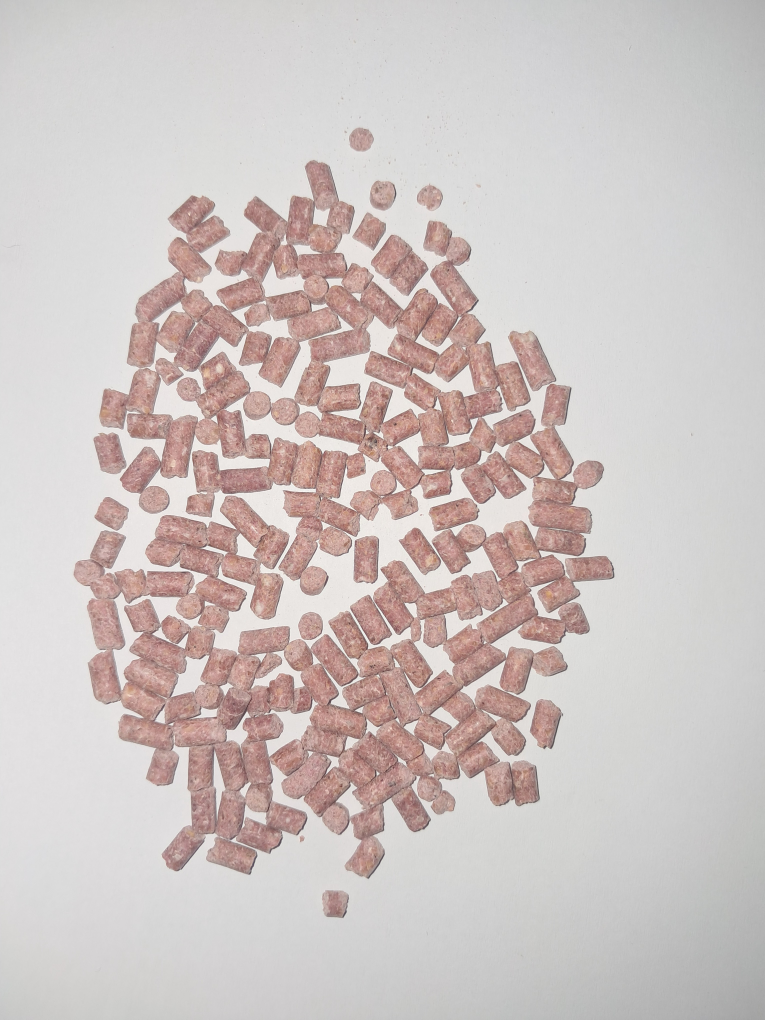
#> input picture images/20250829_202417.jpg, 3060 x 4080 px, found by its file name (shown at 1/4 size); its folder holds only this picture in this run
$ python dmap_for_SHHB.py
#> lines starting #> are read from the running program, lines starting #| are printed output that depends on the picture; after the words box and inside, x2 and y2 are one past the last pixel; in counts of white or black regions, pixels touching at a corner belong together
#> further down, image is the input picture: shape (4080, 3060, 3); mean R, G, B 205.3, 195.2, 193.2
#> (reads via_export_json.json from the repository)
'''
This script is for generating the ground truth density map
for ShanghaiTech PartB.
'''
import numpy as np
from scipy.ndimage.filters import gaussian_filter
from scipy.io import loadmat
import matplotlib.pyplot as plt
import os
import math
from tqdm import tqdm
import json


# def generate_fixed_kernel_densitymap(image,points,sigma=3):
#     '''
#     Use fixed size kernel to construct the ground truth density map
#     for ShanghaiTech PartB.
#     image: the image with type numpy.ndarray and [height,width,channel].
#     points: the points corresponding to heads with order [col,row].
#     sigma: the sigma of gaussian_kernel to simulate a head.
#     '''
#     # the height and width of the image
#     image_h = image.shape[0]
#     image_w = image.shape[1]

#     # coordinate of heads in the image
#     points_coordinate = points
#     # quantity of heads in the image
#     points_quantity = len(points_coordinate)

#     # generate ground truth density map
#     densitymap = np.zeros((image_h, image_w))
#     for point in points_coordinate:
#         c = min(int(round(point[0])),image_w-1)
#         r = min(int(round(point[1])),image_h-1)
#         densitymap[r,c] = 1
#     densitymap = gaussian_filter(densitymap, sigma=sigma, mode='constant')

#     total = densitymap.sum()
#     if total > 0:
#         densitymap = densitymap / total * points_quantity
#     else:
#         print('Warning: densitymap.sum() == 0 for image with', points_quantity, 'points')
#         # densitymap remains as is, or you can skip normalization
#     return densitymap

def generate_fixed_kernel_densitymap(image, points, sigma=4, resize=None):
    """
    Generate ground truth density map for CSRNet.
    image: numpy.ndarray (H, W, C)
    points: list of [x, y] coordinates
    sigma: Gaussian sigma
    resize: (W, H) if you want to resize both image and densitymap
    """
#> called with sigma = 4
    if resize is None:
        h, w = image.shape[0], image.shape[1]
#> h = 4080; w = 3060
        scale_x, scale_y = 1.0, 1.0
    else:
        h, w = resize[1], resize[0]
        scale_x = w / image.shape[1]
        scale_y = h / image.shape[0]

    densitymap = np.zeros((h, w))

    # Rescale annotation points
    points_resized = [(round(p[0] * scale_x), round(p[1] * scale_y)) for p in points]

    for x, y in points_resized:
        if 0 <= x < w and 0 <= y < h:
            densitymap[y, x] = 1
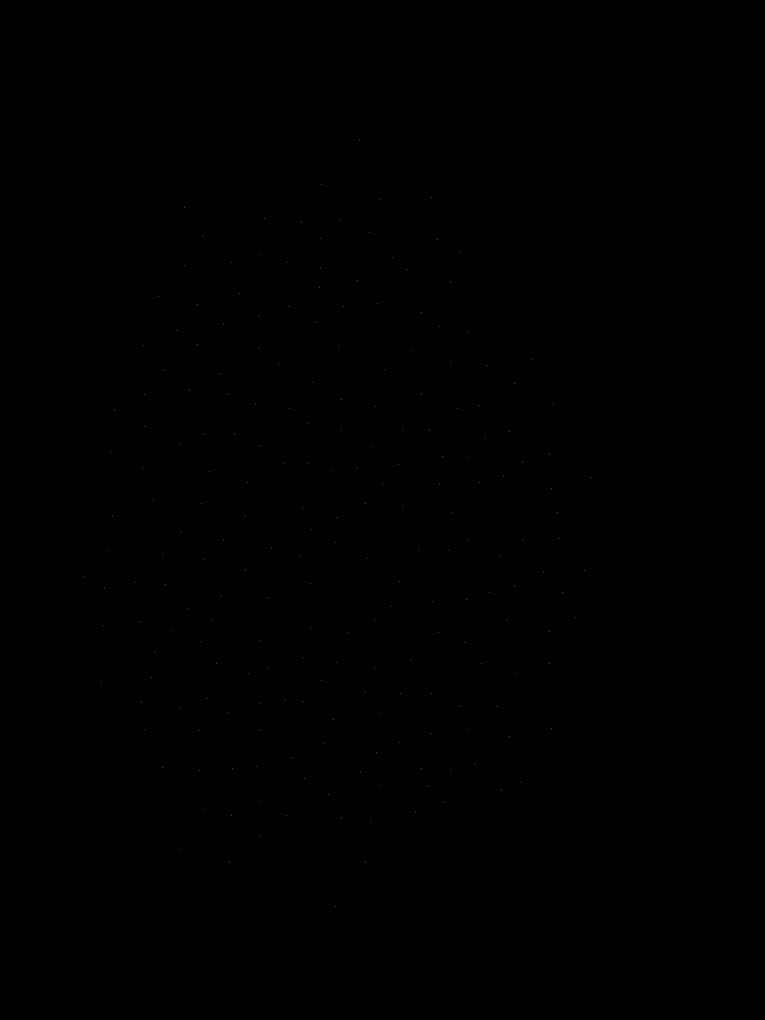
#> densitymap: shape (4080, 3060) float64 (shown at 1/4 size); values 0 (black) and 1 (white), 0% white in thin lines or dots, all inside (x1, y1, x2, y2) = (337, 563, 2361, 3626)

    # Apply Gaussian
    densitymap = gaussian_filter(densitymap, sigma=sigma, mode='constant')

    # Normalize to match object count
    total = densitymap.sum()
#> total = 217
    if total > 0:
        densitymap = densitymap / total * len(points_resized)

    return densitymap

def load_via_points(json_path, image_filename):
    with open(json_path, 'r') as f:
        data = json.load(f)
    # Find the entry for the image
    for key, value in data.items():
        if value['filename'] == image_filename:
            regions = value['regions']
            points = []
            # Handle both dict and list formats
            if isinstance(regions, dict):
                region_iter = regions.values()
            elif isinstance(regions, list):
                region_iter = regions
            else:
                region_iter = []
            for region in region_iter:
                shape = region.get('shape_attributes', {})
                if 'cx' in shape and 'cy' in shape:
                    cx = shape['cx']
                    cy = shape['cy']
                    points.append([cx, cy])
            return points
    return []

if __name__ == '__main__':
    for phase in ['train', 'test']:
        images_dir = f'../data/{phase}_data/images/'
        densitymaps_dir = f'../data/{phase}_data/densitymaps/'
        json_path = '../data/via_export_json.json'
        if not os.path.exists(densitymaps_dir):
            os.makedirs(densitymaps_dir)
        if not os.path.exists(images_dir):
            print(f'Warning: {images_dir} does not exist. Skipping.')
            continue
        image_file_list = os.listdir(images_dir)
        for image_file in tqdm(image_file_list):
            image_path = os.path.join(images_dir, image_file)
            image = plt.imread(image_path)
            points = load_via_points(json_path, image_file)
            densitymap = generate_fixed_kernel_densitymap(image, points, sigma=4)
            np.save(os.path.join(densitymaps_dir, image_file.replace('.jpg', '.npy').replace('.jpeg', '.npy')), densitymap)
        print(f'Density maps have been generated for {phase}_data.')
